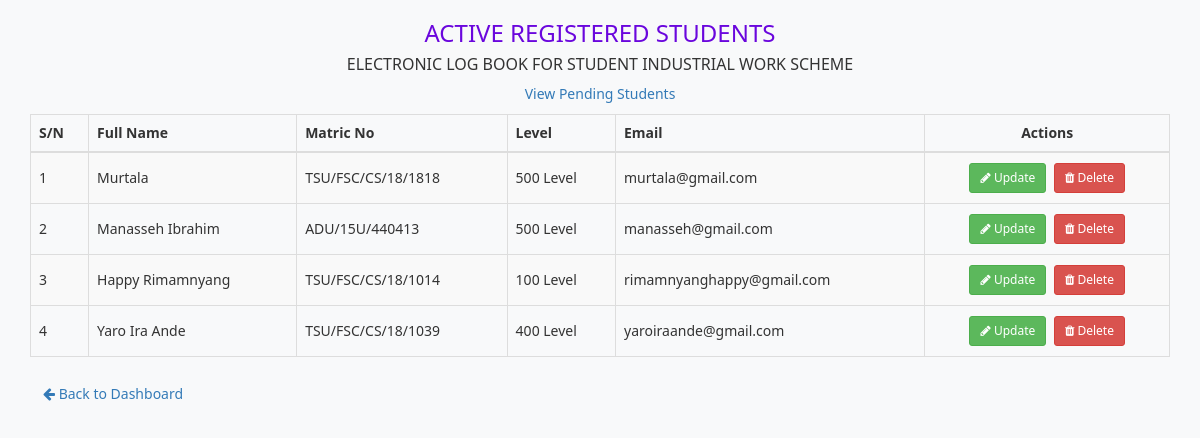
The app's page /student-registration-request.php (signed in) with its own data.
### tables this page shows
CREATE TABLE `tbl_student` (
  `id` int(11) NOT NULL,
  `fullname` varchar(100) NOT NULL,
  `matricno` varchar(100) NOT NULL,
  `level` varchar(100) NOT NULL,
  `email` varchar(100) NOT NULL,
  `password` varchar(100) NOT NULL,
  `status` varchar(10) NOT NULL
);

### student-registration-request.php (the view, shortened to what this page needs)
<?php
include('server.php');
?>
<!DOCTYPE html>
<html lang="en">
<head>
    <link rel="stylesheet" href="css/bootstrap.min.css">
    <link rel="stylesheet" href="font-awesome/css/font-awesome.min.css" />
    <link rel="stylesheet" href="css/style.css">
</head>
<body>
<div class="text-center mt-5">
    <h3>Active Registered Students</h3>
    <h4 style="text-transform: uppercase; font-size: 16px;">Electronic Log Book for Student Industrial Work Scheme</h4>
    <p><a href="student-registration-request1.php">View Pending Students</a></p>
</div>
<div class="container mt-4">
    <div class="row justify-content-center">
        <div class="col-md-12">
            <div class="table-responsive">
                <table class="table table-bordered table-hover table-striped">
                    <thead class="thead-dark">
                        <tr>
                            <th>S/N</th>
                            <th>Full Name</th>
                            <th>Matric No</th>
                            <th>Level</th>
                            <th>Email</th>
                            <th class="text-center">Actions</th>
                        </tr>
                    </thead>
                    <tbody>
                        <?php
                        $sql = "SELECT * FROM tbl_student WHERE status='active' ORDER BY id DESC";
                        $query = mysqli_query($db, $sql);
                        $sn = 1;
                        if (mysqli_num_rows($query)) {
                            foreach ($query as $row): ?>
                                <tr>
                                    <td><?= $sn++; ?></td>
                                    <td><?= htmlspecialchars($row['fullname']); ?></td>
                                    <td><?= htmlspecialchars($row['matricno']); ?></td>
                                    <td><?= htmlspecialchars($row['level']); ?></td>
                                    <td><?= htmlspecialchars($row['email']); ?></td>
                                    <td class="text-center action-btns">
                                        <a href="student-registration-request.php?stu_upt=<?= $row['id']; ?>" class="btn btn-success btn-sm">
                                            <i class="fa fa-pencil"></i> Update
                                        </a>
                                        <a href="student-registration-request.php?stu_del=<?= $row['id']; ?>" class="btn btn-danger btn-sm" onclick="return confirm('Are you sure you want to delete this student?');">
                                            <i class="fa fa-trash"></i> Delete
                                        </a>
                                    </td>
                                </tr>
                            <?php endforeach;
                        } else {
                            echo '<tr><td colspan="6" class="text-center text-danger">No Active Student Found!</td></tr>';
                        }
                        ?>
                    </tbody>
                </table>
            </div>
            <div class="mt-4">
                <a href="admin-dashboard.php" class="btn btn-secondary"><i class="fa fa-arrow-left"></i> Back to Dashboard</a>
            </div>
        </div>
    </div>
</div>
<?php include('includes/footer.php'); ?>
</body>
</html>

### student-registration-request.php (style rules this page uses)
body { background-color: #f8f9fa; font-family: "Segoe UI", sans-serif; }
h3 { color: #6a06dd; text-transform: uppercase; }
.table th, .table td { vertical-align: middle !important; }
.action-btns .btn { margin: 2px; }

### records on screen
tbl_student: fullname "Murtala", matricno "TSU/FSC/CS/18/1818", level "500 Level", email "murtala@gmail.com"
tbl_student: fullname "Manasseh Ibrahim", matricno "ADU/15U/440413", level "500 Level", email "manasseh@gmail.com"
tbl_student: fullname "Happy Rimamnyang", matricno "TSU/FSC/CS/18/1014", level "100 Level", email "rimamnyanghappy@gmail.com"
tbl_student: fullname "Yaro Ira Ande", matricno "TSU/FSC/CS/18/1039", level "400 Level", email "yaroiraande@gmail.com"
